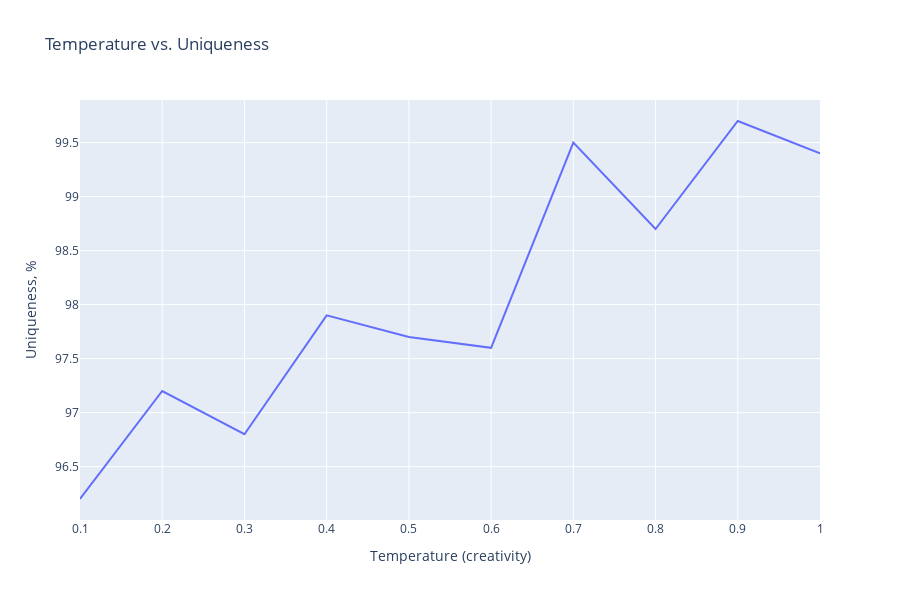

Notebook code cell kept with this figure:
### Code cell
cnt = 0
n_iterations = 1000
results = {}
for temp in np.arange(0.1, 1.1, 0.1):
    cnt = 0
    for i in range(n_iterations):
        name = generate_dino_name(model_my, char_to_idx, idx_to_char, max_length=25, temperature=temp, start_sequence='')
        if not check_uniqueness('<'+name+'>'):
            cnt += 1
    results[temp] = 100-cnt/n_iterations*100

import plotly.express as px
fig = px.line(x=list(results.keys()), y=list(results.values()), title='Temperature vs. Uniqueness', height=600)
fig.update_layout(xaxis_title='Temperature (creativity)', yaxis_title='Uniqueness, %')
fig.show()

### Figure 1 — Plotly figure (JSON) as saved in the notebook; plotly's stock layout.template omitted (floating-point values rounded to 4 significant figures)
{"data": [{"hovertemplate": "x=%{x}<br>y=%{y}<extra></extra>", "legendgroup": "", "line": {"color": "#636efa", "dash": "solid"}, "marker": {"symbol": "circle"}, "mode": "lines", "name": "", "orientation": "v", "showlegend": false, "type": "scatter", "x": [0.1, 0.2, 0.3, 0.4, 0.5, 0.6, 0.7, 0.8, 0.9, 1], "xaxis": "x", "y": [96.2, 97.2, 96.8, 97.9, 97.7, 97.6, 99.5, 98.7, 99.7, 99.4], "yaxis": "y"}], "layout": {"height": 600, "legend": {"tracegroupgap": 0}, "title": {"text": "Temperature vs. Uniqueness"}, "xaxis": {"anchor": "y", "domain": [0, 1], "title": {"text": "Temperature (creativity)"}}, "yaxis": {"anchor": "x", "domain": [0, 1], "title": {"text": "Uniqueness, %"}}}}
